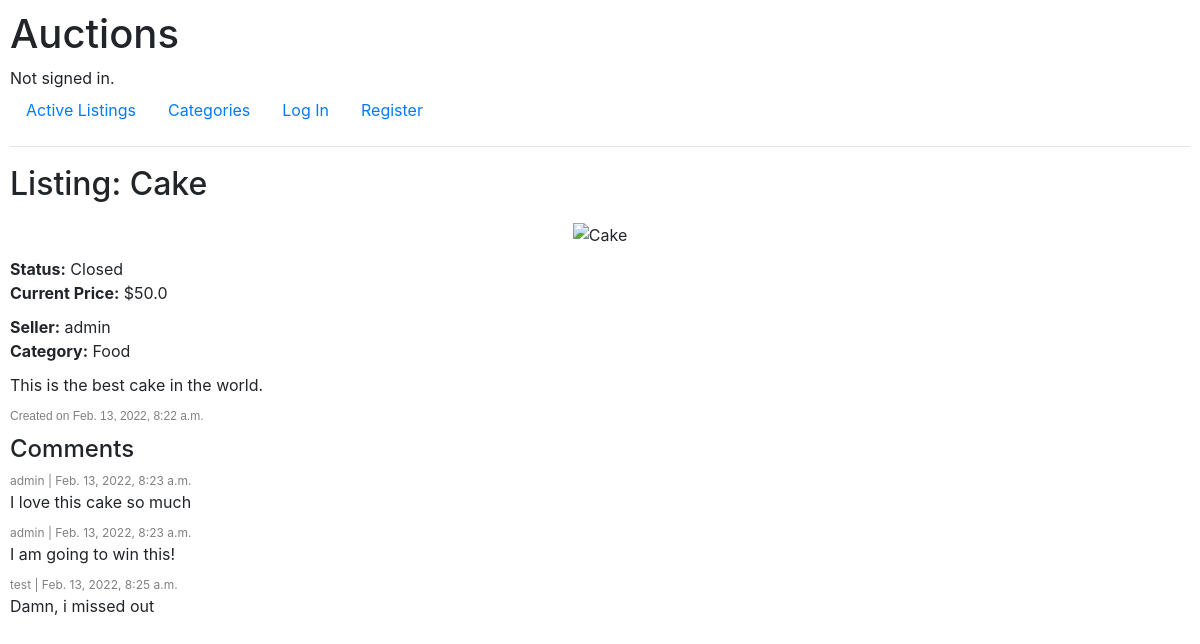
Screenshot of /listing/Cake with the database file from the repository.
### auctions/models.py (models this page shows, shortened)
class Auction(models.Model):
    title = models.CharField(max_length=64)
    description = models.TextField()
    price = models.FloatField()
    image = models.TextField(blank=True)
    category = models.CharField(max_length=64, blank=True)
    created = models.DateTimeField(auto_now_add=True)
    seller = models.ForeignKey(User, on_delete=models.CASCADE, related_name="sales")
    status = models.CharField(max_length=7, default="Open")

class User(AbstractUser):
    def __str__(self):
        return f"ID:{self.id} - {self.username} | {self.email}"

class Comment(models.Model):
    auction = models.ForeignKey(Auction, on_delete=models.CASCADE, related_name="comments")
    user = models.ForeignKey(User, on_delete=models.CASCADE, related_name="usercomments")
    comment = models.CharField(max_length=200, blank=True)
    time = models.DateTimeField(auto_now_add=True)

### auctions/views.py (the view, shortened to what this page needs)
# urls.py: path("listing/<str:listing>", views.listing, name="listing"),
def listing(request, listing):
    auction = Auction.objects.get(title=listing)
    comments = Comment.objects.filter(auction=auction)
    try:
        watchlist = Watchlist.objects.filter(user=request.user, auction=auction)
    except:
        watchlist = "Empty"
    if request.method == "POST":
        print(request.POST["action"])
        if request.POST["action"] == "close":
            auction.status = "Closed"
            auction.save()
            return HttpResponseRedirect(reverse("listing", args=[listing]))
        elif request.POST["action"] == "watchlist":
            if not watchlist:
                watchlist = Watchlist(auction=auction, user=request.user)
                watchlist.save()
                return HttpResponseRedirect(reverse("listing", args=[listing]))
            watchlist.delete()
            return HttpResponseRedirect(reverse("listing", args=[listing]))
        elif request.POST["action"] == "bid":
            if float(request.POST["bid"]) >= auction.price:
                bid = Bid(auction=auction, bidder=request.user, bid=request.POST["bid"])
                bid.save()
                auction.price = request.POST["bid"]
                auction.save()
                return HttpResponseRedirect(reverse("listing", args=[listing]))
            else:
                return render(request, "auctions/listing.html", {
            "auction": auction,
            "alert": "Error: Bid price is lower then asking price, try again!",
            })
        elif request.POST["action"] == "comment":
            comment = Comment(auction=auction, user=request.user, comment=request.POST["comment"])
            comment.save()
            return HttpResponseRedirect(reverse("listing", args=[listing]))
        return HttpResponseRedirect(reverse("listing", args=[listing]))
    else:
        if auction.status == "Closed":
            print("1")
            try:
                highestBid = Bid.objects.get(auction=auction, bid=auction.price)
            except ObjectDoesNotExist:
                    return render(request, "auctions/listing.html", {
                        "auction": auction,
                        "comments": comments,
                        "watchlist": watchlist,
                    })
            print("why")
        return render(request, "auctions/listing.html", {
            "comments": comments,
            "auction": auction,
            "watchlist": watchlist,
        })

### auctions/templates/auctions/listing.html (shortened to what this page needs)
{% extends "auctions/layout.html" %}
{% block alert %}
<div class="alert">
</div>
{% endblock %}
{% block body %}
    <h2>Listing: {{ auction.title }}</h2>
    <div class="auction">
        <div class="listing_image">
            {% if auction.image != "" %}
            <img src="{{ auction.image }}" alt="{{ auction.title }}">
            {% else %}
            <span class="no_image">No Image</span>
            {% endif %}
        </div>
        <div class="listing_details">
            <div class="listing_status">
                <b>Status:</b> {{ auction.status}}
            </div>
            <div class="listing_price">
                <b>Current Price:</b> ${{ auction.price }}
            </div>
            <div class="listing_seller">
                <b>Seller:</b> {{ auction.seller.username }}
            </div>
            <div class="listing_category">
                {% if auction.category != "" %}
                    <b>Category:</b> {{ auction.category }}
                {% else %}
                    <b>Category:</b> none
                {% endif %}
            </div>
            <div class="listing_description">
                {{ auction.description }}
            </div>
            <div class="listing_date">
                <span>Created on {{ auction.created }}</span>
            </div>
        </div>
        <h4>Comments</h4>
        <div class="listing_comments">
            {% for comment in comments %}
            <div class="comment">
                <div class="comment_details">
                    {{comment.user.username}} | {{comment.time}}
                </div>
                <div class="comment_text">
                    {{comment.comment}}
                </div>
            </div>
            {% endfor %}
        </div>
    </div>
{% endblock %}

### auctions/static/auctions/styles.css (style rules this page uses)
body { padding: 10px; }
h2 { margin-bottom: 20px; }
.listing_date { font-size: 12px; font-family: Arial, Helvetica, sans-serif; color: grey; }
.auction { display: flex; flex-direction: column; }
.auction .listing_image { display: inherit; justify-content: center; margin-bottom: 10px; }
.auction img { max-height: 400px; }
.auction .listing_price, .listing_category, .listing_description, .listing_details { margin-bottom: 10px; }
.alert { display: flex; justify-content: center; align-items: center; color: red; font-size: 25px; margin: 0; padding: 0; }
.listing_comments { display: inherit; flex-direction: column; }
.comment { display: inherit; flex-direction: column; margin-bottom: 10px; }
.comment_details { font-size: 12px; color: grey; }

### rows the page displays
Auction: title "Cake", status "Closed", price "50.0", seller.username "admin", category "Food", description "This is the best cake in the world.", created "Feb. 13, 2022, 8:22 a.m."
Comment: user.username "admin", time "Feb. 13, 2022, 8:23 a.m.", comment "I love this cake so much"
Comment: user.username "admin", time "Feb. 13, 2022, 8:23 a.m.", comment "I am going to win this!"
Comment: user.username "test", time "Feb. 13, 2022, 8:25 a.m.", comment "Damn, i missed out"
